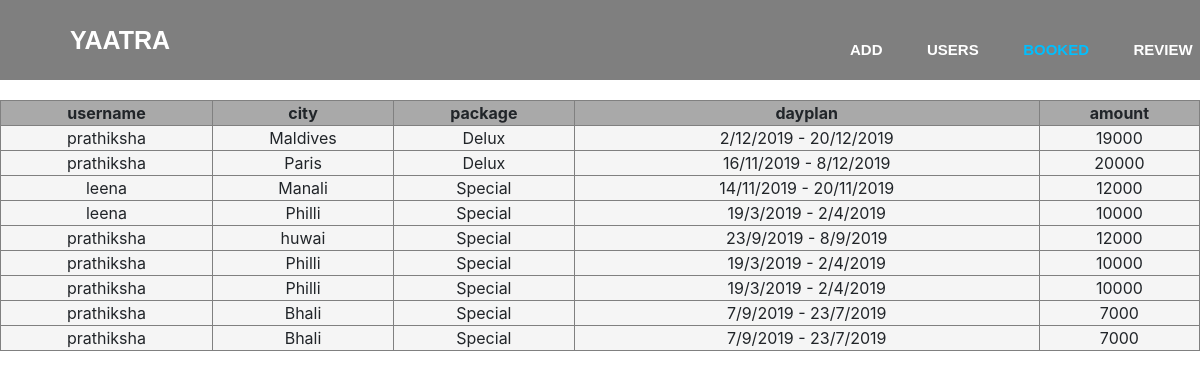
The app's page /admin_booked.php with its own data.
### tables this page shows
CREATE TABLE `booking` (
  `username` varchar(20) NOT NULL,
  `image` varchar(200) NOT NULL,
  `city` varchar(25) NOT NULL,
  `package` varchar(15) NOT NULL,
  `dayplan` text NOT NULL,
  `amount` int(8) NOT NULL
);

### admin_booked.php (the view, shortened to what this page needs)
<!DOCTYPE html>
<html>
<head>
    <link rel="stylesheet" href="admin_users.css">
    <link rel="stylesheet" href="include/css/bootstrap.min.css">
    <link rel="stylesheet" href="include/animate.css">
    <link rel="stylesheet" href="homepage.css">
</head>
<body>
<header>
    <div class="menu">
        <div class="leftmenu">
            <h2>YAATRA</h2>
        </div>
        <div class="rightmenu">
            <ul>
                <li><a href="admin_add.php">add</a></li>
                <li><a href="admin_users.php">Users</a></li>
                <li><a href="admin_booked.php" id="firstlist">booked</a></li>
                <li><a href="admin_review.php">review</a></li>
            </ul>
        </div>
    </div>
    <table style="text-align: center;width: 100%" border="1">
        <tr>
            <th>username</th>
            <th>city</th>
            <th>package</th>
            <th>dayplan</th>
            <th>amount</th>
        </tr>
        <?php
        include 'sql.php';
        $query = "select * from booking";
        $results=mysqli_query($sql,$query);
        while ($row=mysqli_fetch_array($results))
        {
            echo"<tr><td>".$row['username']."</td><td>".$row['city']."</td><td>".$row['package']."</td><td>".$row['dayplan']."</td><td>".$row['amount']."</td></tr>";
        }
        ?>
    </table>
</header>
</body>
</html>

### homepage.css (style rules this page uses)
* { margin: 0px; padding: 0px; }
.menu { width: 100%; height: 80px; background-color: rgba(0,0,0,0.5); }
.leftmenu { width: 20%; line-height: 100px; float: left; }
.leftmenu h2 { padding-left: 70px; font-weight: bold; color: white; font-size: 25px; margin-top: 25px; font-family: 'Josefin Sans', sans-serif; }
.rightmenu { width: 70%; height: 100px; float: right; }
.rightmenu ul { margin-left: 450px; }
.rightmenu ul li { font-family: 'Josefin Sans', sans-serif; display: inline-block; list-style: none; font-size: 15px; color: white; font-weight: bold; line-height: 100px; margin-left: 40px; text-transform: uppercase; }
#firstlist { color: deepskyblue; }
.rightmenu a { color: white; }

### admin_booked.php (style rules this page uses)
th { background-color: darkgray; }
td { background-color: whitesmoke; }

### records on screen
booking: username "prathiksha", city "Maldives", package "Delux", dayplan "2/12/2019 - 20/12/2019", amount "19000"
booking: username "prathiksha", city "Paris", package "Delux", dayplan "16/11/2019 - 8/12/2019", amount "20000"
booking: username "leena", city "Manali", package "Special", dayplan "14/11/2019 - 20/11/2019", amount "12000"
booking: username "leena", city "Philli", package "Special", dayplan "19/3/2019 - 2/4/2019", amount "10000"
booking: username "prathiksha", city "huwai", package "Special", dayplan "23/9/2019 - 8/9/2019", amount "12000"
booking: username "prathiksha", city "Philli", package "Special", dayplan "19/3/2019 - 2/4/2019", amount "10000"
booking: username "prathiksha", city "Philli", package "Special", dayplan "19/3/2019 - 2/4/2019", amount "10000"
booking: username "prathiksha", city "Bhali", package "Special", dayplan "7/9/2019 - 23/7/2019", amount "7000"
booking: username "prathiksha", city "Bhali", package "Special", dayplan "7/9/2019 - 23/7/2019", amount "7000"
